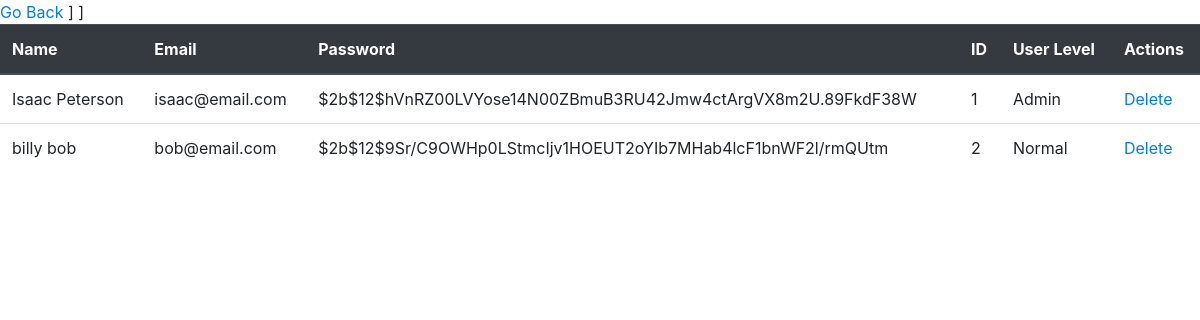
Screenshot of /users with the database file from the repository.
### log_reg_app/models.py (models this page shows)
class User(models.Model):
    first_name = models.CharField(max_length=255)
    last_name = models.CharField(max_length=255)
    email = models.EmailField(max_length=255)
    password = models.TextField()
    user_lvl = models.IntegerField()
    created_at = models.DateTimeField(auto_now_add=True)
    updated_at = models.DateTimeField(auto_now=True)
    objects = UserManager()

### log_reg_app/views.py (the view)
# urls.py: path('users', views.users),
def users(request):
    context = {
        'users': User.objects.all()
    }
    return render(request, 'all_users.html', context)

### log_reg_app/templates/all_users.html (shortened to what this page needs)
<!DOCTYPE html>
<html lang="en">
<head>
    <link rel="stylesheet" href="https://stackpath.bootstrapcdn.com/bootstrap/4.3.1/css/bootstrap.min.css">
</head>
<body>
    <a href="/">Go Back</a>
    <table class="table">
        <thead class="thead-dark">
            <tr>
                <th>Name</th>
                <th>Email</th>
                <th>Password</th>
                <th>ID</th>
                <th>User Level</th>
                <th>Actions</th>
            </tr>
        </thead>
            {% for user in users %}]
                <tr>
                    <td>{{user.first_name}} {{user.last_name}}</td>
                    <td>{{user.email}}</td>
                    <td>{{user.password}}</td>
                    <td>{{user.id}}</td>
                    {% if user.user_lvl > 1%}
                    <td>Admin</td>
                    {% else %}
                    <td>Normal</td>
                    {% endif %}
                    <td><a href="{{user.id}}/delete">Delete </a></td>
                </tr>
            {% endfor %}
    </table>
</body>
</html>

### rows the page displays
User: first_name "Isaac", last_name "Peterson", email "isaac@email.com", password "$2b$12$hVnRZ00LVYose14N00ZBmuB3RU42Jmw4ctArgVX8m2U.89FkdF38W", id "1", user_lvl "Admin"
User: first_name "billy", last_name "bob", email "bob@email.com", password "$2b$12$9Sr/C9OWHp0LStmcIjv1HOEUT2oYIb7MHab4lcF1bnWF2l/rmQUtm", id "2", user_lvl "Normal"
